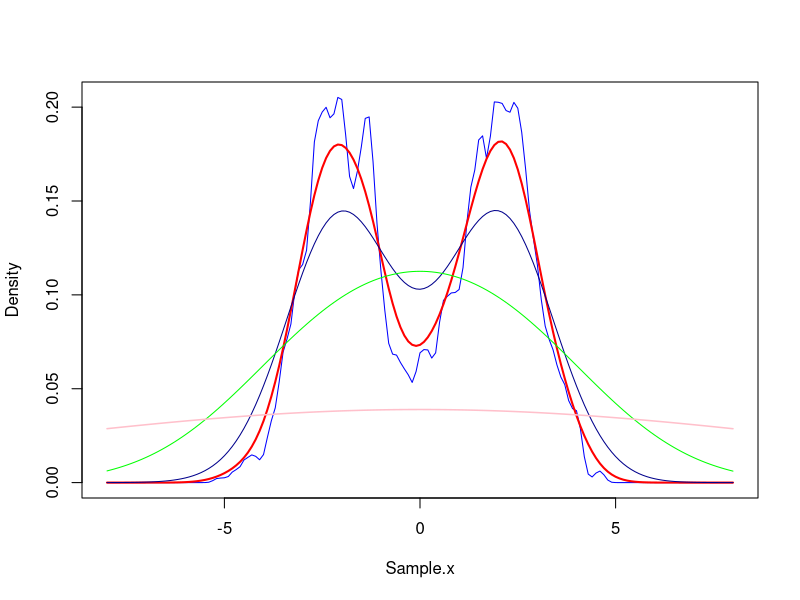
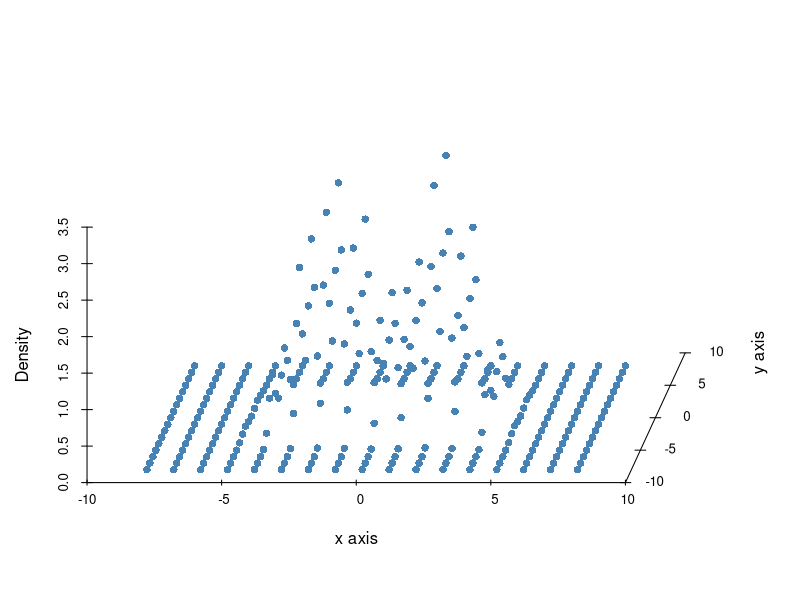
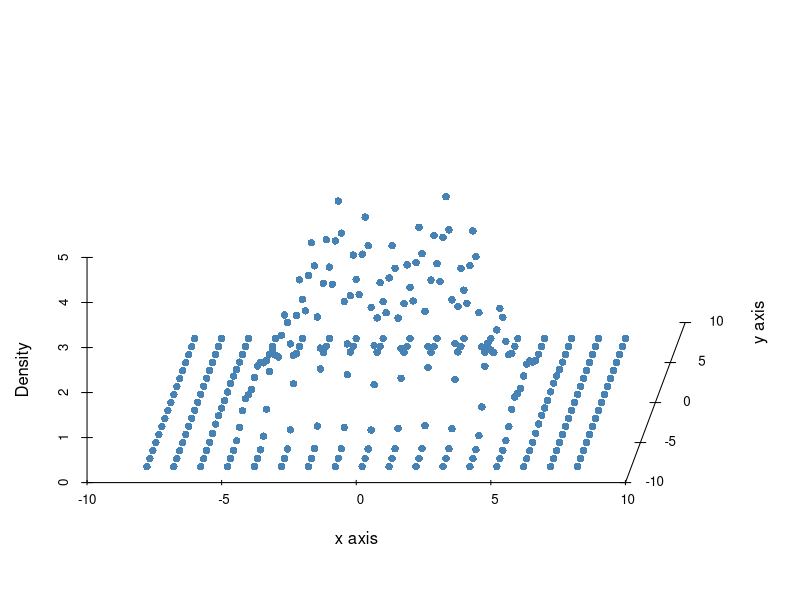
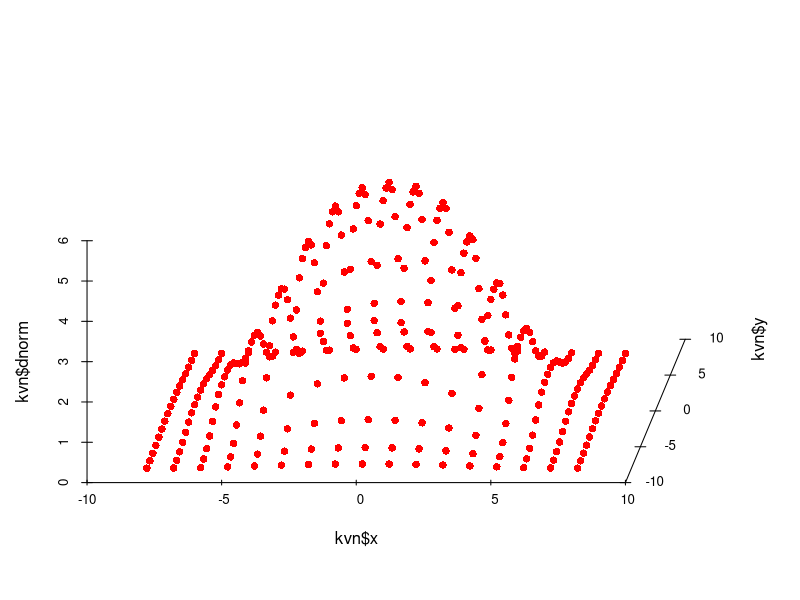
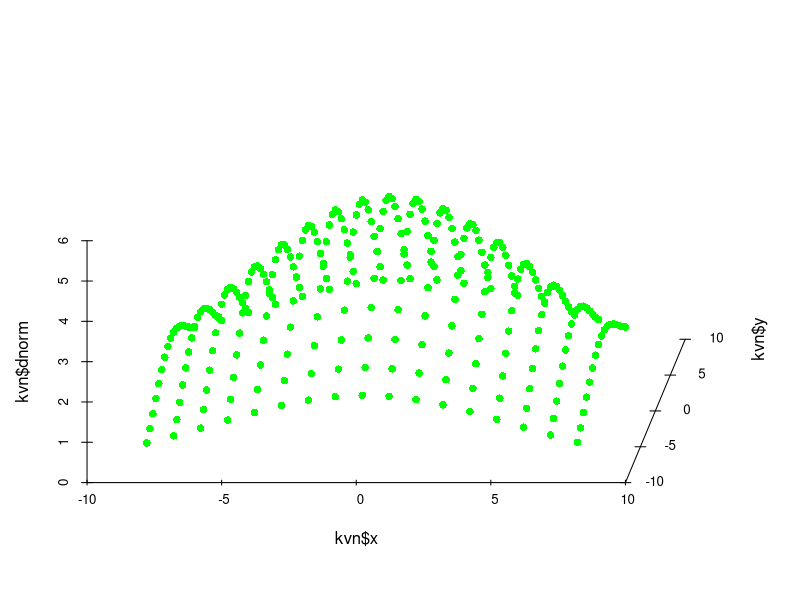

The R script that drew these images, in order:
#Including relevant libraries
library(dplyr)
library(scatterplot3d)
library(mvtnorm)

#Setting a seed value
set.seed(1000)

#Generating two normal distributions of var 1, centered at -2 and 2 respectively

#Creating a function to calculate the probability value at each specified x, distribution assume mean = 0, standard deviation =1
d_norm <- function(x)
{
  return(1/sqrt(2*pi)*exp(-0.5*x^2))
}

#Generating 1000 random variables each with SD =1, and mean = 2, and -2 respectively
v1 = rnorm(1000,2,1)
v2 = rnorm(1000,-2,1)

#Creating relevant variables
kf= as.data.frame(matrix(NA,length(v1)*2,1))
kf = as.data.frame(c(v1,v2))
names(kf) = "all"

h = 0.6
kv = NA
ivl = .1
a=0
sq_n = seq(-8,8,ivl)

#Creating a univariate KDE estimator function, h value is an input to this function
kde_est = function(h)
{
  for(i in sq_n){
    a=a+1
    kf$val = as.matrix((i - kf$all)/h)
    kf$dnorm = as.matrix(d_norm(kf$val))
    kv[a] = apply(kf,2,sum)[3]/(nrow(kf)*h)
  }
  return(kv)
}

#Plotting distribution for different values of h
plot(sq_n, kde_est(0.1), type="l", lwd=1, ylab = "Density",xlab = "Sample.x", col = "blue")
lines(sq_n, kde_est(0.5), type="l", lwd=2, ylab = "Density",xlab = "Sample.x", col="red")
lines(sq_n, kde_est(1), type="l", lwd=1, ylab = "Density",xlab = "Sample.x", col = "dark blue")
lines(sq_n, kde_est(2.5), type="l", lwd=1, ylab = "Density",xlab = "Sample.x", col = "green")
lines(sq_n, kde_est(10), type="l", lwd=1.5, ylab = "Density",xlab = "Sample.x", col = "pink")

#Generating a bivariate distribution
bv1 = rmvnorm(100,mean= c(2,2))
bv2 = rmvnorm(100,mean= c(-2,-2))

#Creating relevant variables
kfb= as.data.frame(matrix(NA,nrow(bv1)*2,2))
kfb= as.data.frame(rbind(bv1,bv2))
names(kfb) = c("x","y")

h = 1
ivl = 1
a=0
b=0 

#Generating the sequence for x and y axis
sq_n = seq(-8,8,ivl)
kv = as.data.frame(matrix(NA,length(sq_n)*length(sq_n),3))
names(kv) = c("x", "y","dnorm")

#Creating a bivariate KDE estimator function, h value is an input to this function
kde_est_bv = function(h)
{
  for(i in sq_n){
    for(j in sq_n)
    {
      b=b+1
      kfb$val_x = as.matrix((i - kfb$x)/h)
      kfb$dnorm_x = as.matrix(d_norm(kfb$val_x))
      
      kfb$val_y = as.matrix((j - kfb$y)/h)
      kfb$dnorm_y = as.matrix(d_norm(kfb$val_y))
      
      kv$x[b] = i
      kv$y[b] = j
      
      #As 0 covariance between the two variables, the bivariate distribution is equal to multiplication of univariate distributions
      kv$dnorm[b] = (apply(kfb,2,sum)[4]*apply(kfb,2,sum)[6])/(nrow(kfb)*h)
    }
  }
  return(kv)
}

#Plotting distribution for different values of h
kvn = as.data.frame(kde_est_bv(0.5))
scatterplot3d(x= kvn$x, y = kvn$y, z= kvn$dnorm, xlab = "x axis", ylab = "y axis", zlab = "Density", angle=80,pch = 16, color="steelblue",grid = FALSE, box = FALSE)

kvn = as.data.frame(kde_est_bv(1))
scatterplot3d(x= kvn$x, y = kvn$y, z= kvn$dnorm, xlab = "x axis", ylab = "y axis", zlab = "Density", angle=80,pch = 16, color="steelblue",grid = FALSE, box = FALSE)

kvn = as.data.frame(kde_est_bv(2))
scatterplot3d(x= kvn$x, y = kvn$y, z= kvn$dnorm, angle=80,pch = 16, color="red",grid = FALSE, box = FALSE)

kvn = as.data.frame(kde_est_bv(5))
scatterplot3d(x= kvn$x, y = kvn$y, z= kvn$dnorm, angle=80,pch = 16, color="green",grid = FALSE, box = FALSE)
